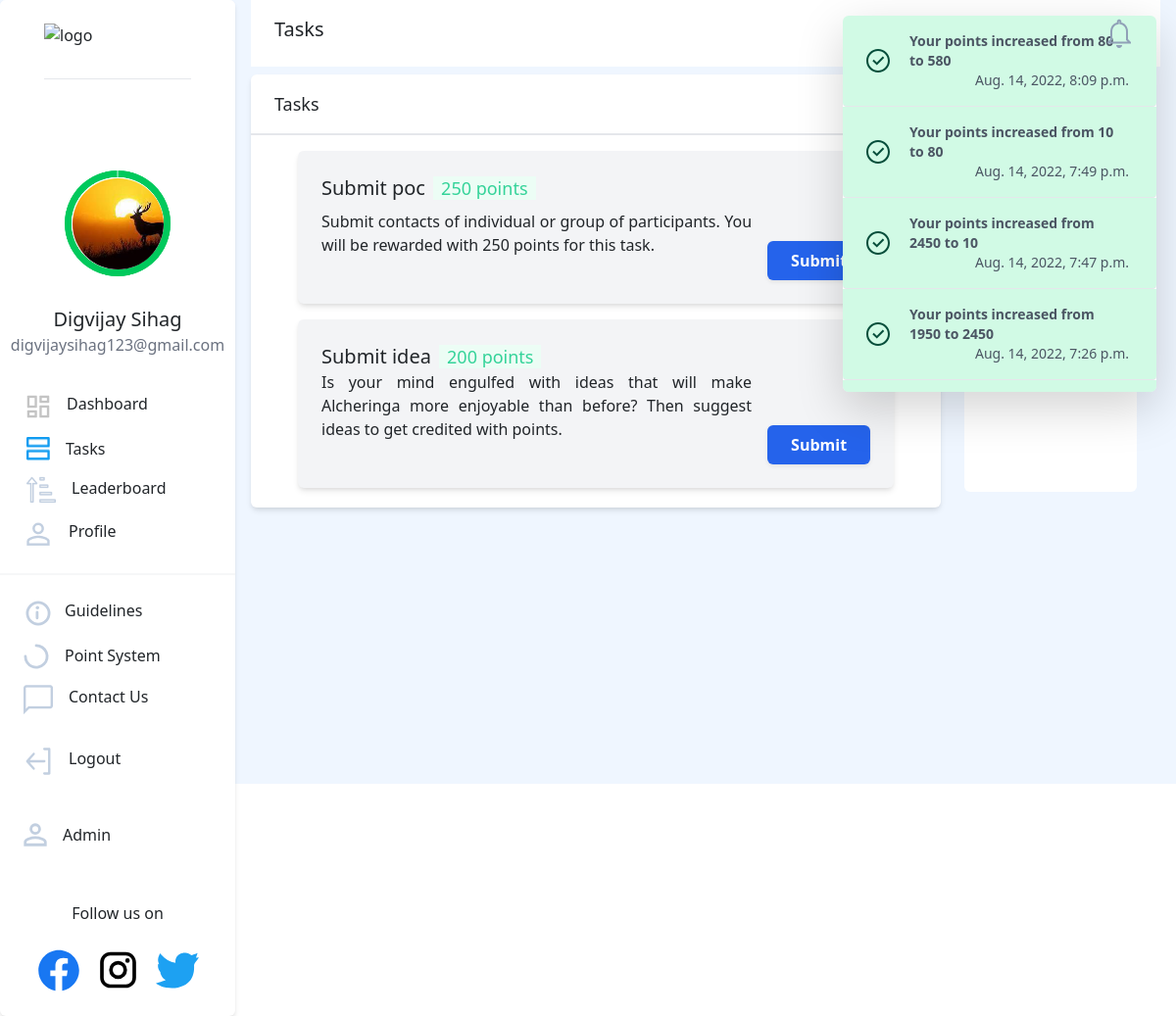
Screenshot of /submissions/tasks/ (signed in) with the database file from the repository.
### users/models.py (models this page shows, shortened)
class NewUser(AbstractBaseUser, PermissionsMixin):
    id = models.SlugField(primary_key=True, default=uuid.uuid4)
    alcherid = models.CharField(
        max_length=9, blank=True, unique=True, default=create_new_ref_number)
    img = models.ImageField(
        upload_to="image-uploads/", default='image-uploads/user.png')
    email = models.EmailField(_('email address'), unique=True)
    username = models.CharField(max_length=150, unique=False, default="user")
    firstname = models.CharField(max_length=150, blank=True)
    phone = PhoneNumberField(unique=False, blank=True)
    graduation_year = models.CharField(max_length=200, unique=False)
    college_state = models.CharField(max_length=200, unique=False)
    college_city = models.CharField(max_length=200, unique=False)
    college_name = models.CharField(max_length=200, unique=False)
    position_of_responsibility = models.CharField(
        max_length=200, unique=False, blank=True)
    interested_modules = models.CharField(
        max_length=200, unique=False, blank=True)
    instahandle = models.CharField(
        max_length=200, blank=True, unique=True, )
    referred_by = models.CharField(
        max_length=9, blank=True)
    referrals = models.IntegerField(default=0)
    date_joined = models.DateTimeField(default=timezone.now)
    provider = models.CharField(max_length=200, unique=False, default="email")
    about = models.TextField(_('about'), max_length=500, blank=True)
    is_staff = models.BooleanField(default=False)
    is_active = models.BooleanField(default=False)
    objects = CustomAccountManager()
    points = models.IntegerField(default=250)
    tasks = models.IntegerField(default=0)
    USERNAME_FIELD = 'email'
    REQUIRED_FIELDS = ['firstname']

### dashboard/models.py (models this page shows, shortened)
class Notifications(models.Model):
    TYPECHOICES = [
        ('Success', 'Success'),
        ('Warning', 'Warning'),
        ('Info', 'Info'),
    ]
    id = models.SlugField(primary_key=True, default=uuid.uuid4)
    message = models.CharField(max_length=200)
    user = models.ForeignKey(
        'users.NewUser', default=None, null=True,blank=True, on_delete=models.CASCADE)
    created_on = models.DateTimeField(default=timezone.now)
    type = models.CharField(max_length=200,choices=TYPECHOICES)
    isread=models.BooleanField(default=False)

### submissions/views.py (the view, shortened to what this page needs)
# urls.py: path('tasks/', views.tasks, name='tasks'),
@login_required(login_url='dashboard_page')
def tasks(request):
    post_list = ShareablePost.objects.all().order_by('-created_on'
    ).exclude(last_date__lt=datetime.now().date()
    ).annotate(is_shared=Exists(Media.objects.filter(
        shared_post__id=OuterRef('id'),
        user=request.user,
        ))
    ).exclude(is_shared=True)
    promotions = Promotions.objects.all().order_by('-created_on')
    all_quizzes = Quiz.objects.all()
    submitted=Submission.objects.filter(user=request.user)
    tbd = []
    completed = []
    for quiz in all_quizzes:
        if not Submission.objects.filter(user=request.user, quiz=quiz):
            tbd.append(quiz)
        else:
            completed.append(quiz)
    isread=True
    notification_list = Notifications.objects.filter(Q(user=request.user) | Q(user=None)).order_by('-created_on')
    if list(UserGroup.objects.filter(leader=request.user)):
        grp_points = request.user.points + UserGroup.objects.filter(leader=request.user).first().executive.points
        grp_tasks = request.user.tasks + UserGroup.objects.filter(leader=request.user).first().executive.tasks
        grp_referrals = request.user.referrals + UserGroup.objects.filter(leader=request.user).first().executive.referrals
    else:
            grp_points = request.user.points
            grp_tasks = request.user.tasks
            grp_referrals = request.user.referrals
    for notif in notification_list:
        if not notif.isread:
            isread=False
            break
    comp = []
    sum = 0
    profile = Profile.objects.filter(user = request.user).first()
    if request.user.instahandle:
        sum+=1
    if request.user.position_of_responsibility:
        sum+=1
    if request.user.interested_modules:
        sum+=1
    if profile.fb_handle:
        sum+=1
    if sum==0:
        comp = [60, 40]
    elif sum==1:
        comp = [70, 30]
    elif sum==2:
        comp = [80, 20]
    elif sum==3:
        comp = [90, 10]
    else:
        comp = [100,0]
    context = {
        'post_list': post_list,
        'promotions': promotions,
        'heading':'Tasks',
        'notification_list': notification_list,
        'grp_points':grp_points,
        'grp_tasks':grp_tasks,
        'grp_referrals':grp_referrals,
        'quizzes': tbd,
        'completed_quizzes': completed,
        'isread':isread,
        'comp': comp
    }
    if sum<4:
        context['color_code'] = '#E86B73'
    else:
        context['color_code'] = 'rgba(0, 201, 92, 1)'
    notification_list = Notifications.objects.filter(
        Q(user=request.user) | Q(user=None)).order_by('-created_on')
    isread = True
    notification_list = Notifications.objects.filter(
        Q(user=request.user) | Q(user=None)).order_by('-created_on')
    for notif in notification_list:
        if not notif.isread:
            isread = False
            break
    return render(request, 'submissions/tasks.html', context)

### templates/submissions/tasks.html (shortened to what this page needs)
{% extends '../basic.html'%}
{% block body %}
<body>
    <div class="bg-blue-50 flex">
        {% include "../navbar.html" %}
        <div class="flex">
            <div class="flex-grow">
                {% include "dashboard/components/tasks.html" %}
            </div>
            <div class="bg-white w-80 border-gray-400 rounded m-4 hidden lg:block">
                {% include "dashboard/components/recent_posts_for_pc.html" %}
            </div>
        </div>
</body>
{%endblock%}

### templates/navbar.html (shortened to what this page needs)
{% load static %}
<nav class="hidden sm:block bg-white h-screen border-gray-400 rounded ">
  <div class="flex flex-col justify-center bg-white border-gray-400 rounded shadow-md">
    <a href="/"><img src="https://i.ibb.co/28C2v0b/image.png" class="mt-6 mx-auto pb-3 border-b" width="150px"
        height="40px" alt="logo" border="0" /></a>
    <div class="flex flex-col justify-center" style="margin:1.5vh 0;align-items: center;">
      <div id="profile-value" class="absolute">
        <img src="{{request.user.img.url}}" width="93px" alt="profile pic" border="0" class="mx-auto rounded-full">
      </div>
      <div class="pt-4 font-medium text-xl text-center" style="margin-top:-60px;">{{request.user.firstname}}</div>
      <div class="text-gray-500 text-base font-normal text-center">{{request.user.email}}</div>
    </div>
    <div class="elements flex flex-col justify-center" style="margin:1vh 0;padding:1vh 0">
      <div>
        <a href="{% url 'dashboard_page' %}"
          class="rounded-full flex flex-nowrap pl-6 w-60 hover:border-0 hover:bg-gray-100 hover:no-underline"
          style="padding-top:1vh;padding-bottom:1vh">
          {% if heading == 'Dashboard' %}
          <img src="{% static 'icons/dashboard-active.png' %}" />
          {% else %}
          <img src="{% static 'icons/dashboard.png' %}" />
          {% endif %}
          <p class="pl-4 hover:no-underline" style="transform: translate(-2px,0)">Dashboard</p>
        </a>
      </div>
      <div>
        <a href="{% url 'tasks' %}"
          class="rounded-full flex flex-nowrap pl-6 w-60 hover:border-0 hover:bg-gray-100 hover:no-underline"
          style="padding-top:1vh;padding-bottom:1vh; transform: translate(3px,0)">
          {% if heading == 'Tasks' %}
          <img src="{% static 'icons/tasks-active.png' %}" />
          {% else %}
          <img src="{% static 'icons/tasks.png' %}" />
          {% endif %}
          <p class="pl-4 hover:no-underline">Tasks</p>
        </a>
      </div>
      <div>
        <a href="{% url 'leaderboard' %}"
          class="rounded-full flex flex-nowrap pl-6 w-60 hover:border-0 hover:bg-gray-100 hover:no-underline"
          style="padding-top:1vh;padding-bottom:1vh; transform: translate(3px,0)">
          {% if heading == 'Leaderboard' %}
          <img src="{% static 'icons/leaderboard-active.png' %}" />
          {% else %}
          <img src="{% static 'icons/leaderboard.png' %}" />
          {% endif %}
          <p class="pl-4 hover:no-underline">Leaderboard</p>
        </a>
      </div>
      <div>
        <a href="{% url 'profile' %}"
          class="rounded-full flex flex-nowrap w-60 pl-6 hover:border-0 hover:bg-gray-100 mb-3 hover:no-underline"
          style="cursor:pointer;padding-top:1vh;padding-bottom:1vh">
          {% if heading == 'Profile' %}
          <img src="{% static 'icons/profile-active.png' %}" />
          {% else %}
          <img src="{% static 'icons/profile.png' %}" />
          {% endif %}
          <p class="pl-4 no-underline">Profile</p>
        </a>
      </div>
      <hr class="border bg-gray-200" />
      <a href="{% url 'guidelines' %}"
        class="rounded-full flex flex-nowrap w-60 pl-6 hover:border-0 hover:bg-gray-100 hover:no-underline mt-3"
        style="cursor:pointer;padding-top:1vh;padding-bottom:1vh">
        <p class="pl-3 no-underline">Guidelines</p>
      </a>
      <a href="{% url 'scoring' %}"
        class="rounded-full flex flex-nowrap w-60 pl-6 hover:border-0 hover:bg-gray-100 hover:no-underline"
        style="cursor:pointer;padding-top:1vh;padding-bottom:1vh">
        <p class="pl-4 no-underline">Point System</p>
      </a>
      <a href="{% url 'contactus' %}"
        class="rounded-full flex flex-nowrap w-60 pl-6 hover:border-0 hover:bg-gray-100 hover:no-underline"
        style="cursor:pointer;padding-top:1vh;padding-bottom:1vh">
        {% if heading == 'Contact us' %}
        <img src="{% static 'icons/contactus-active.png' %}" />
        {% else %}
        <img src="{% static 'icons/contactus.png' %}" />
        {% endif %}
        <p class="pl-4 no-underline">Contact Us</p>
      </a>
      <a href="{% url 'logout' %}"
        class="side rounded-full flex flex-nowrap py-4 pl-6 w-60 hover:border-0 hover:bg-gray-100 hover:no-underline"
        style="cursor:pointer;padding-top:1vh;padding-bottom:1vh">
        <p class="pl-4 no-underline">Logout</p>
      </a>
      {% if request.user.is_staff %}
      <a href="/admin"
        class="rounded-full flex flex-nowrap py-4 w-60 pl-6 hover:border-0 hover:bg-gray-100 mb-3 hover:no-underline"
        style="cursor:pointer;padding-top:1vh;padding-bottom:1vh">
        <p class="pl-4 no-underline">Admin</p>
      </a>
      {%endif%}
    </div>
    <div>
      <div style="text-align:center">
        <p class="px-8" style="font-weight:500;">Follow us on</p>
        <div class=" flex justify-center space-x-4 m-4">
          <a style="cursor:pointer;" href="https://www.facebook.com/alcheringaiitg" target="_blank"></a>
          <a style="cursor:pointer;" href="https://www.instagram.com/alcheringaiitg/" target="_blank"></a>
          <a style="cursor:pointer;" href="https://twitter.com/alcheringaiitg" target="_blank"></a>
        </div>
      </div>
    </div>
  </div>
</nav>
<div class="mx-3 flex-grow" x-data="{ dropdownOpen: false }">
  <nav class=" px-6 py-3 flex justify-between bg-white sm:bg-none -mx-4 mx-0">
    <a class=" font-medium text-xl ">{{ heading }}</a>
    {%include 'navbarnotifications.html'%}
  </nav>

### templates/navbarnotifications.html (shortened to what this page needs)
{% load static %}
<button @click="dropdownOpen = !dropdownOpen" id="notif_unread" style="z-index:100;">
    {% if isread %}
    <img src="{% static 'icons/notifications-read.png' %}" id="notif_unread_img"/>
    {% else %}
    <img src="{% static 'icons/notifications-unread.png' %}" id="notif_unread_img"/>
    {% endif %}
</button>
<div x-show="dropdownOpen" @click="dropdownOpen = false" class="fixed inset-0 h-full w-full z-10"></div>
<div x-show="dropdownOpen" class="absolute right-0 bg-white rounded-md shadow-lg overflow-y-scroll max-h-96 z-20 lg:mx-5"
    style="width:20rem;" id="dropdown" style="display:none;">
    {% for notification in notification_list %}
    {% if notification.type == 'Info' %}
    <div>
        <a class="flex items-center px-4 py-3 border-b hover:bg-blue-300 bg-blue-100 rounded-b text-blue-900">
            <div class="py-1"><svg class="fill-current h-6 w-6 text-teal-500 mr-4" xmlns="http://www.w3.org/2000/svg"
                    viewBox="0 0 20 20">
                    <path
                        d="M2.93 17.07A10 10 0 1 1 17.07 2.93 10 10 0 0 1 2.93 17.07zm12.73-1.41A8 8 0 1 0 4.34 4.34a8 8 0 0 0 11.32 11.32zM9 11V9h2v6H9v-4zm0-6h2v2H9V5z" />
                </svg>
            </div>
            <p class="text-gray-600 text-sm mx-1 flex-grow">
                <span class="font-bold" href="#">{{notification.message}}</span>
                <br /><span class="font-thin float-right" href="#">{{notification.created_on}}</span>
            </p>
        </a>
    </div>
    {% elif notification.type == 'Success' %}
    <div>
        <a class="flex items-center px-4 py-3 border-b hover:bg-green-300 bg-green-100 rounded-b text-green-900">
            <div class="py-1">
            </div>
            <div class="text-gray-600 text-sm mx-1 flex-grow">
                <span class="font-bold" href="#">{{notification.message}}</span>
                <br /><span class="font-thin float-right" href="#">{{notification.created_on}}</span>
            </div>
        </a>
    </div>
    {% endif %}
    {% endfor %}
</div>

### rows the page displays
NewUser: user.img (picture), user.firstname "Digvijay Sihag", user.email "digvijaysihag123@gmail.com"
Notifications: message "Your points increased from 80 to 580", created_on "Aug. 14, 2022, 8:09 p.m."
Notifications: message "Your points increased from 10 to 80", created_on "Aug. 14, 2022, 7:49 p.m."
Notifications: message "Your points increased from 2450 to 10", created_on "Aug. 14, 2022, 7:47 p.m."
Notifications: message "Your points increased from 1950 to 2450", created_on "Aug. 14, 2022, 7:26 p.m."

### other values shown
{{ heading }} "Tasks"
